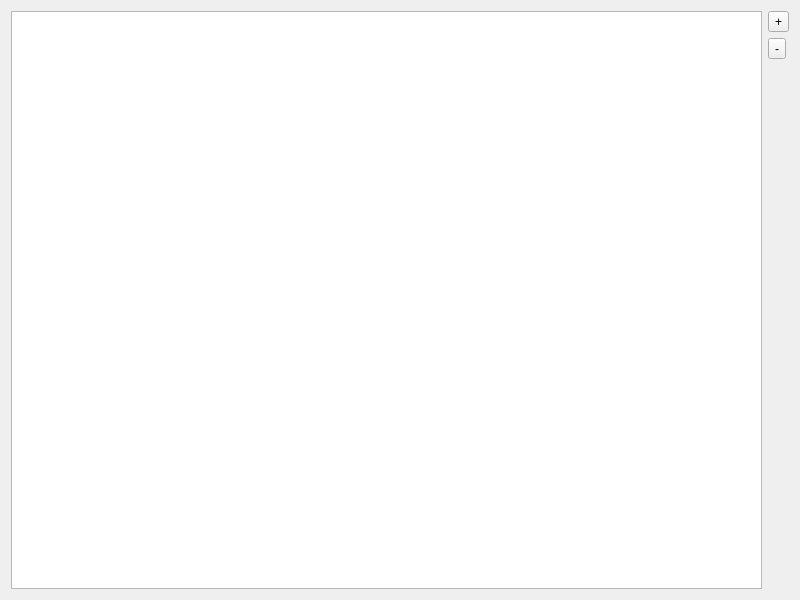
<?xml version="1.0" encoding="UTF-8"?>
<ui version="4.0">
 <class>HotKeyDialog</class>
 <widget class="QDialog" name="HotKeyDialog">
  <property name="geometry">
   <rect>
    <x>0</x>
    <y>0</y>
    <width>800</width>
    <height>600</height>
   </rect>
  </property>
  <property name="windowTitle">
   <string>惬意热键</string>
  </property>
  <property name="windowIcon">
   <iconset resource="resources.qrc">
    <normaloff>:/res/hotkey.png</normaloff>:/res/hotkey.png</iconset>
  </property>
  <layout class="QGridLayout" name="gridLayout">
   <item row="0" column="1">
    <widget class="QToolButton" name="add_btn">
     <property name="text">
      <string>+</string>
     </property>
    </widget>
   </item>
   <item row="1" column="1">
    <widget class="QToolButton" name="del_btn">
     <property name="text">
      <string>-</string>
     </property>
    </widget>
   </item>
   <item row="2" column="1">
    <spacer name="verticalSpacer">
     <property name="orientation">
      <enum>Qt::Vertical</enum>
     </property>
     <property name="sizeHint" stdset="0">
      <size>
       <width>20</width>
       <height>40</height>
      </size>
     </property>
    </spacer>
   </item>
   <item row="0" column="0" rowspan="3">
    <widget class="QTableWidget" name="table"/>
   </item>
  </layout>
 </widget>
 <resources>
  <include location="resources.qrc"/>
 </resources>
 <connections/>
</ui>
